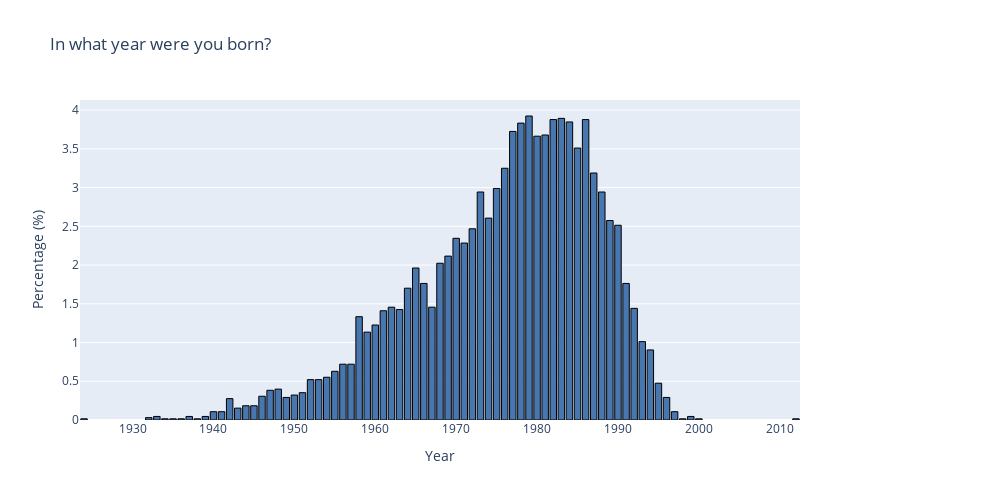

Notebook code cell kept with this figure:
### Code cell
df, df_raw = load_survey_data(file_path = "../data/parenthood_test_QNumeric.xlsx")

q1 = NumericQuestion("DE1", df, df_raw)
fig1 = q1.distribution(display=False)
fig1.show()
